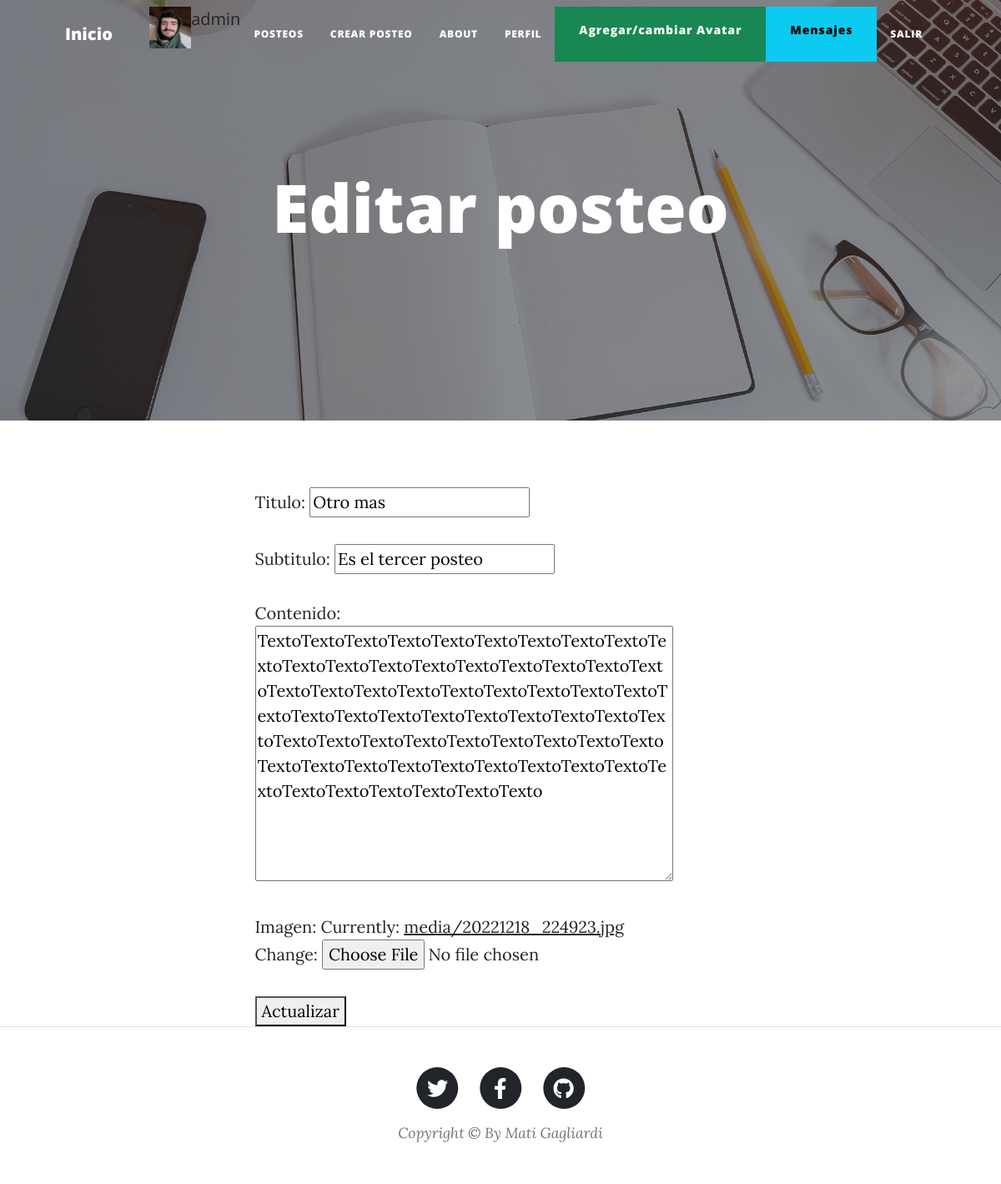
The page /editar_posteo/12 (signed in) on the database its author committed.
### Posteos/models.py (models this page shows, shortened)
class Posteo(models.Model):
    titulo = models.CharField(max_length=200)
    subtitulo = models.CharField(max_length=200)
    contenido = models.TextField(default=subtitulo)
    imagen = models.ImageField(upload_to='media/')
    autor = models.ForeignKey(User, on_delete=models.CASCADE)
    fecha_publicacion = models.DateTimeField(auto_now_add=True)

### Posteos/views.py (the view)
# urls.py: path('editar_posteo/<id>', editar_posteo, name="editar_posteo"),
@login_required
def editar_posteo(request, id):
    if request.user.is_staff:
        posteo=Posteo.objects.get(id=id)
        if request.method == 'POST':
            formulario=PosteoForm(request.POST, request.FILES, instance=posteo)
            if formulario.is_valid():
                posteo.save()
                return redirect('detalle_posteo', id=id)
        formulario=PosteoForm(instance=posteo)
        return render(request, 'editar_posteo.html', {'formulario':formulario,'posteo':posteo, 'avatar':ObtenerAvatar(request)})

### Posteos/forms.py
class PosteoForm(forms.ModelForm):
    class Meta:
        model = Posteo
        fields = ['titulo', 'subtitulo', 'contenido', 'imagen']

### Posteos/views.py (called while the page is built)
def ObtenerAvatar(request):
    avatares=Avatar.objects.filter(user=request.user.id)
    if len(avatares) != 0:
        return avatares[0].imagen.url
    else:
        return "/media/avatares/avatar_por_defecto.jpg"

### Login/templates/editar_posteo.html (shortened to what this page needs)
{% extends 'padre.html' %}
{% load static %}
{% block header %}
<h1>Editar posteo</h1>
{% endblock %}
{% block contenido_que_cambia %}
<form method="POST" enctype="multipart/form-data">
    {{ formulario.as_p }}
    <button type="submit">Actualizar</button>
</form>
{% endblock %}

### Login/templates/padre.html (shortened to what this page needs)
<!DOCTYPE html>
<html lang="en">
    <head>
        {% load static %}
        <link href="{% static 'css/styles.css' %}" rel="stylesheet" />
    </head>
    <body>
        <nav class="navbar navbar-expand-lg navbar-light" id="mainNav">
            <div class="container px-4 px-lg-5">
                <a class="navbar-brand" href="{% url 'inicio' %}">Inicio</a>
                <div class="collapse navbar-collapse" id="navbarResponsive">
                    <ul class="navbar-nav ms-auto py-4 py-lg-0">
                        {% if user.is_authenticated %}
                        <img src="{{avatar}}" style="width: 50px;height: 50px;">
                        <li class="nav-item">{{user.username}}</li>
                        <li class="nav-item"><a class="nav-link px-lg-3 py-3 py-lg-4" href="{% url 'posteos' %}">Posteos</a></li>
                        <li class="nav-item"><a class="nav-link px-lg-3 py-3 py-lg-4" href="{% url 'crear_posteo' %}">Crear Posteo</a></li>
                        <li class="nav-item"><a class="nav-link px-lg-3 py-3 py-lg-4" href="{% url 'about' %}">About</a></li>
                        <li class="nav-item"><a class="nav-link px-lg-3 py-3 py-lg-4" href="{% url 'EditarPerfil' %}">Perfil</a></li>
                        <a class="btn btn-success" href="{% url 'agregarAvatar' %}">Agregar/cambiar Avatar</a>
                        <a class="btn btn-info" href="{% url 'mensajes_recibidos' %}">Mensajes</a>
                        <li class="nav-item"><a class="nav-link px-lg-3 py-3 py-lg-4" href="{% url 'Logout' %}">Salir</a></li>
                        {% endif %}
                    </ul>
                </div>
            </div>
        </nav>
        <header class="masthead" style="background-image: url('img/home-bg.jpg')">
            <div class="container position-relative px-4 px-lg-5">
                <div class="row gx-4 gx-lg-5 justify-content-center">
                    <div class="col-md-10 col-lg-8 col-xl-7">
                        <div class="site-heading">
                            {% block header %}
                            {% endblock %}
                        </div>
                    </div>
                </div>
            </div>
        </header>
        <div class="container px-4 px-lg-5">
            <div class="row gx-4 gx-lg-5 justify-content-center">
                <div class="col-md-10 col-lg-8 col-xl-7">
                    {% block contenido_que_cambia %}
                    {% endblock %}
                </div>
            </div>
        </div>
        <footer class="border-top">
            <div class="container px-4 px-lg-5">
                <div class="row gx-4 gx-lg-5 justify-content-center">
                    <div class="col-md-10 col-lg-8 col-xl-7">
                        <ul class="list-inline text-center">
                            <li class="list-inline-item">
                                <a href="https://twitter.com/MatiiGagliardi">
                                    <span class="fa-stack fa-lg">
                                        <i class="fas fa-circle fa-stack-2x"></i>
                                        <i class="fab fa-twitter fa-stack-1x fa-inverse"></i>
                                    </span>
                                </a>
                            </li>
                            <li class="list-inline-item">
                                <a href="https://www.facebook.com/MatiiGagliardi/">
                                    <span class="fa-stack fa-lg">
                                        <i class="fas fa-circle fa-stack-2x"></i>
                                        <i class="fab fa-facebook-f fa-stack-1x fa-inverse"></i>
                                    </span>
                                </a>
                            </li>
                            <li class="list-inline-item">
                                <a href="https://github.com/Matii22rc">
                                    <span class="fa-stack fa-lg">
                                        <i class="fas fa-circle fa-stack-2x"></i>
                                        <i class="fab fa-github fa-stack-1x fa-inverse"></i>
                                    </span>
                                </a>
                            </li>
                        </ul>
                        <div class="small text-center text-muted fst-italic">Copyright &copy; By Mati Gagliardi</div>
                    </div>
                </div>
            </div>
        </footer>
    </body>
</html>

### rows shown on the page
Posteo: titulo "Otro mas", subtitulo "Es el tercer posteo", contenido "TextoTextoTextoTextoTextoTextoTextoTextoTextoTextoTextoTextoTextoTextoTextoTextoTextoTextoTextoTextoTextoTextoTextoTextoTextoTextoTextoTextoTextoTextoTextoTextoTextoTextoTextoTextoTextoTextoTextoTextoTextoTextoTextoTextoTextoTextoTextoTextoTextoTextoTextoTextoTextoTextoTextoTextoTextoTextoTextoTextoTextoTextoTexto"

### other values the page prints
{{ user.username }} "admin"
